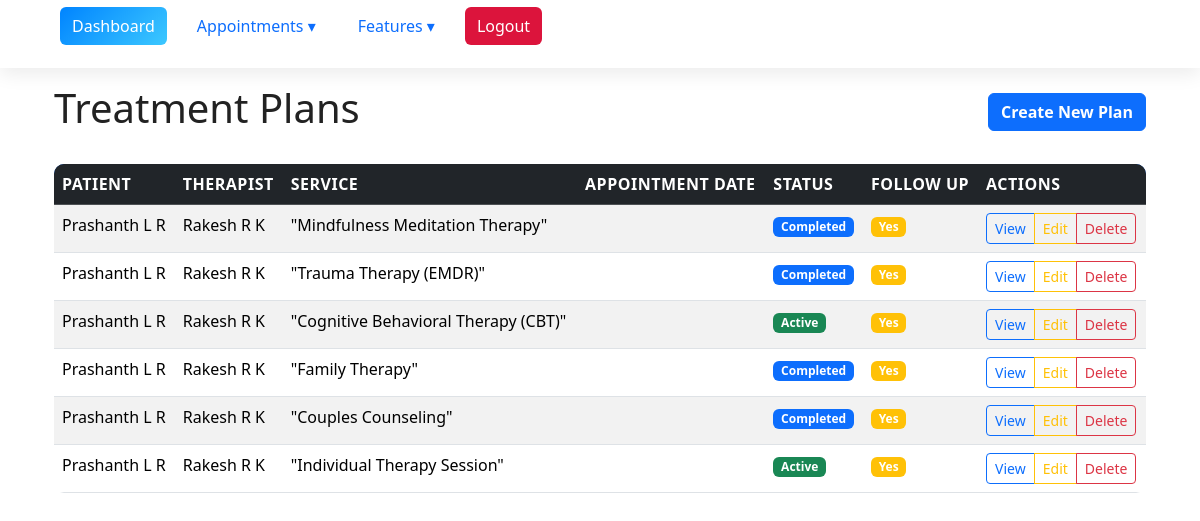
The page /treatment_plan_list (signed in) on the database its author committed.
### myproject/base/models.py (models this page shows, shortened)
class TreatmentPlan(models.Model):
    STATUS_CHOICES = [
        ('active', 'Active'),
        ('completed', 'Completed'),
        ('cancelled', 'Cancelled'),
    ]
    appointment = models.ForeignKey(
        'Appointment',
        on_delete=models.CASCADE,
        related_name='treatment_plans'
    )
    exercises_list = models.TextField(
        help_text="List of prescribed exercises (one exercise per line)"
    )
    prescribed_by = models.ForeignKey(
        settings.AUTH_USER_MODEL,
        on_delete=models.SET_NULL,
        null=True,
        blank=True,
        related_name='prescribed_treatment_plans'
    )
    created_at = models.DateTimeField(auto_now_add=True)
    follow_up_required = models.BooleanField(default=False)
    status = models.CharField(
        max_length=20,
        choices=STATUS_CHOICES,
        default='active'
    )
    instructions = models.TextField(blank=True)
    class Meta:
        verbose_name = "Treatment Plan"
        verbose_name_plural = "Treatment Plans"
        ordering = ['-created_at']

class Appointment(models.Model):
    BOOKING_STATUS = [
        ('Pending', 'Pending'),
        ('Confirmed', 'Confirmed'),
        ('Completed', 'Completed'),
        ('Cancelled', 'Cancelled'),
        ('Rescheduled', 'Rescheduled'),
    ]
    patient = models.ForeignKey(User, on_delete=models.CASCADE, related_name='patient_appointments')
    therapist = models.ForeignKey(User, on_delete=models.CASCADE, related_name='therapist_appointments')
    service = models.ForeignKey(Service, on_delete=models.CASCADE)
    scheduled_date = models.DateField()
    scheduled_time = models.TimeField()
    booking_status = models.CharField(max_length=20, choices=BOOKING_STATUS, default='Pending')
    payment_status = models.CharField(max_length=20, default='Pending')
    created_at = models.DateTimeField(auto_now_add=True)

class User(AbstractUser):
    ROLE_CHOICES = [
        ('Patient', 'Patient'),
        ('Therapist', 'Therapist'),
        ('Admin', 'Admin'),
        ('SupportStaff', 'Support Staff'),
    ]
    GENDER_CHOICES = [
        ('Male', 'Male'),
        ('Female', 'Female'),
        ('Other', 'Other'),
    ]
    role = models.CharField(max_length=20, choices=ROLE_CHOICES)
    phone_number = models.CharField(max_length=15, blank=True, null=True)
    gender = models.CharField(max_length=10, choices=GENDER_CHOICES, blank=True, null=True)
    date_of_birth = models.DateField(blank=True, null=True)
    address = models.TextField(blank=True, null=True)
    profile_picture = models.ImageField(upload_to='profiles/', blank=True, null=True)
    specialization = models.CharField(max_length=255, blank=True, null=True)
    years_of_experience = models.PositiveIntegerField(default=0)
    qualification = models.CharField(max_length=255, blank=True, null=True)
    availability_status = models.BooleanField(default=True)
    ratings_average = models.FloatField(default=0,
                                        validators=[MinValueValidator(0), MaxValueValidator(5)])
    languages_spoken = models.CharField(max_length=255, blank=True, null=True)
    verification_status = models.BooleanField(default=False)
    groups = models.ManyToManyField(
        Group,
        related_name="custom_user_groups",
        blank=True
    )
    user_permissions = models.ManyToManyField(
        Permission,
        related_name="custom_user_permissions",
        blank=True
    )
    class Meta:
        ordering = ['username']

class Service(models.Model):
    name = models.CharField(max_length=100)
    description = models.TextField()
    duration_minutes = models.PositiveIntegerField()
    base_fee = models.DecimalField(max_digits=8, decimal_places=2)
    image = models.ImageField(upload_to='services/', blank=True, null=True)
    required_equipment = models.TextField(
        blank=True,
        help_text="List equipment, separated by commas"
    )
    is_active = models.BooleanField(default=True)

### myproject/base/views.py (the view)
# urls.py: path('treatment_plan_list', views.treatment_plan_list, name='treatment_plan_list'),
@login_required
def treatment_plan_list(request):
    if request.user.role == 'patient':
        treatment_plans = TreatmentPlan.objects.filter(
            appointment__patient=request.user
        ).select_related('appointment', 'prescribed_by', 'appointment__patient', 'appointment__service')
    elif request.user.role == 'Therapist':
        treatment_plans = TreatmentPlan.objects.filter(
            prescribed_by=request.user
        ).select_related('appointment', 'prescribed_by', 'appointment__patient', 'appointment__service')
    else:  # admin
        treatment_plans = TreatmentPlan.objects.all().select_related(
            'appointment', 'prescribed_by', 'appointment__patient', 'appointment__service'
        )
    can_create = request.user.role in ['admin', 'Therapist']
    context = {
        'treatment_plans': treatment_plans,
        'can_create': can_create,
        'title': 'Treatment Plans'
    }
    return render(request, 'treatment/treatment_plan_list.html', context)

### myproject/base/templates/treatment/treatment_plan_list.html (shortened to what this page needs)
{% extends 'main.html' %}
{% block content %}
<div class="container">
    <div class="d-flex justify-content-between align-items-center mb-4">
        <h1>Treatment Plans</h1>
        {% if can_create %}
        <div>
            <a href="{% url 'treatment_plan_create' %}" class="btn btn-primary">Create New Plan</a>
        </div>
        {% endif %}
    </div>
    {% if treatment_plans %}
    <div class="table-responsive">
        <table class="table table-striped table-hover">
            <thead class="table-dark">
                <tr>
                    <th>Patient</th>
                    <th>Therapist</th>
                    <th>Service</th>
                    <th>Appointment Date</th>
                    <th>Status</th>
                    <th>Follow Up</th>
                    <th>Actions</th>
                </tr>
            </thead>
            <tbody>
                {% for plan in treatment_plans %}
                <tr>
                    <td>{{ plan.appointment.patient.get_full_name|default:plan.appointment.patient.username }}</td>
                    <td>{{ plan.prescribed_by.get_full_name|default:plan.prescribed_by.username }}</td>
                    <td>{{ plan.appointment.service.name }}</td>
                    <td>{{ plan.appointment.appointment_date }}</td>
                    <td>
                        <span class="badge {% if plan.status == 'active' %}bg-success{% elif plan.status == 'completed' %}bg-primary{% else %}bg-secondary{% endif %}">
                            {{ plan.status|title }}
                        </span>
                    </td>
                    <td>
                        {% if plan.follow_up_required %}
                        <span class="badge bg-warning">Yes</span>
                        {% else %}
                        <span class="badge bg-secondary">No</span>
                        {% endif %}
                    </td>
                    <td>
                        <div class="btn-group btn-group-sm">
                            <a href="{% url 'treatment_plan_detail' plan.id %}" class="btn btn-outline-primary">View</a>
                            {% if request.user.role in 'Admin,Therapist' and plan.prescribed_by == request.user or request.user.role == 'Admin' %}
                            <a href="{% url 'treatment_plan_update' plan.id %}" class="btn btn-outline-warning">Edit</a>
                            <a href="{% url 'treatment_plan_delete' plan.id %}" class="btn btn-outline-danger">Delete</a>
                            {% endif %}
                        </div>
                    </td>
                </tr>
                {% endfor %}
            </tbody>
        </table>
    </div>
    {% endif %}
</div>
{% endblock %}

### static/style.css (style rules this page uses)
.btn-primary { border-radius: 6px; font-weight: 600; transition: transform 0.25s ease, background 0.3s ease; }
.table { background: #ffffff; border-radius: 10px; overflow: hidden; animation: fadeUp 0.8s ease-in-out; }
.table thead tr { background: #0052cc; color: #fff; text-transform: uppercase; letter-spacing: .5px; }
.table tbody tr { transition: background 0.25s ease, transform 0.25s ease; }

### templates/nav.html (style rules this page uses)
:root { --primary-color: #0084ff; --gradient: linear-gradient(135deg, #0084ff, #3cc8ff); --bg-light: #ffffff; --bg-dark: #0b0e12; --text-light: #fff; --text-dark: #222; --nav-bg-light: rgba(255, 255, 255, 0.85); --nav-bg-dark: rgba(20, 20, 20, 0.85); --hover-light: #e7f3ff; --hover-dark: #1f2a37; --blur-bg: blur(10px); }
body.light-theme { background: var(--bg-light); color: var(--text-dark); }

### rows shown on the page
TreatmentPlan: appointment.patient.get_full_name "Prashanth L R", prescribed_by.get_full_name "Rakesh R K", appointment.service.name "\"Mindfulness Meditation Therapy\"", status "Completed", follow_up_required "Yes", shows "Edit"
TreatmentPlan: appointment.patient.get_full_name "Prashanth L R", prescribed_by.get_full_name "Rakesh R K", appointment.service.name "\"Trauma Therapy (EMDR)\"", status "Completed", follow_up_required "Yes", shows "Edit"
TreatmentPlan: appointment.patient.get_full_name "Prashanth L R", prescribed_by.get_full_name "Rakesh R K", appointment.service.name "\"Cognitive Behavioral Therapy (CBT)\"", status "Active", follow_up_required "Yes", shows "Edit"
TreatmentPlan: appointment.patient.get_full_name "Prashanth L R", prescribed_by.get_full_name "Rakesh R K", appointment.service.name "\"Family Therapy\"", status "Completed", follow_up_required "Yes", shows "Edit"
TreatmentPlan: appointment.patient.get_full_name "Prashanth L R", prescribed_by.get_full_name "Rakesh R K", appointment.service.name "\"Couples Counseling\"", status "Completed", follow_up_required "Yes", shows "Edit"
TreatmentPlan: appointment.patient.get_full_name "Prashanth L R", prescribed_by.get_full_name "Rakesh R K", appointment.service.name "\"Individual Therapy Session\"", status "Active", follow_up_required "Yes", shows "Edit"
